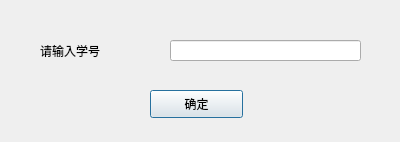
<?xml version="1.0" encoding="UTF-8"?>
<ui version="4.0">
 <class>inputnum</class>
 <widget class="QDialog" name="inputnum">
  <property name="geometry">
   <rect>
    <x>0</x>
    <y>0</y>
    <width>400</width>
    <height>142</height>
   </rect>
  </property>
  <property name="windowTitle">
   <string>登录</string>
  </property>
  <widget class="QLabel" name="label">
   <property name="geometry">
    <rect>
     <x>40</x>
     <y>40</y>
     <width>121</width>
     <height>21</height>
    </rect>
   </property>
   <property name="styleSheet">
    <string notr="true">font: 14pt &quot;华文行楷&quot;;</string>
   </property>
   <property name="text">
    <string>请输入学号</string>
   </property>
  </widget>
  <widget class="QLineEdit" name="number">
   <property name="geometry">
    <rect>
     <x>170</x>
     <y>40</y>
     <width>191</width>
     <height>21</height>
    </rect>
   </property>
  </widget>
  <widget class="QPushButton" name="enter">
   <property name="geometry">
    <rect>
     <x>150</x>
     <y>90</y>
     <width>93</width>
     <height>28</height>
    </rect>
   </property>
   <property name="text">
    <string>确定</string>
   </property>
  </widget>
 </widget>
 <resources/>
 <connections/>
</ui>
